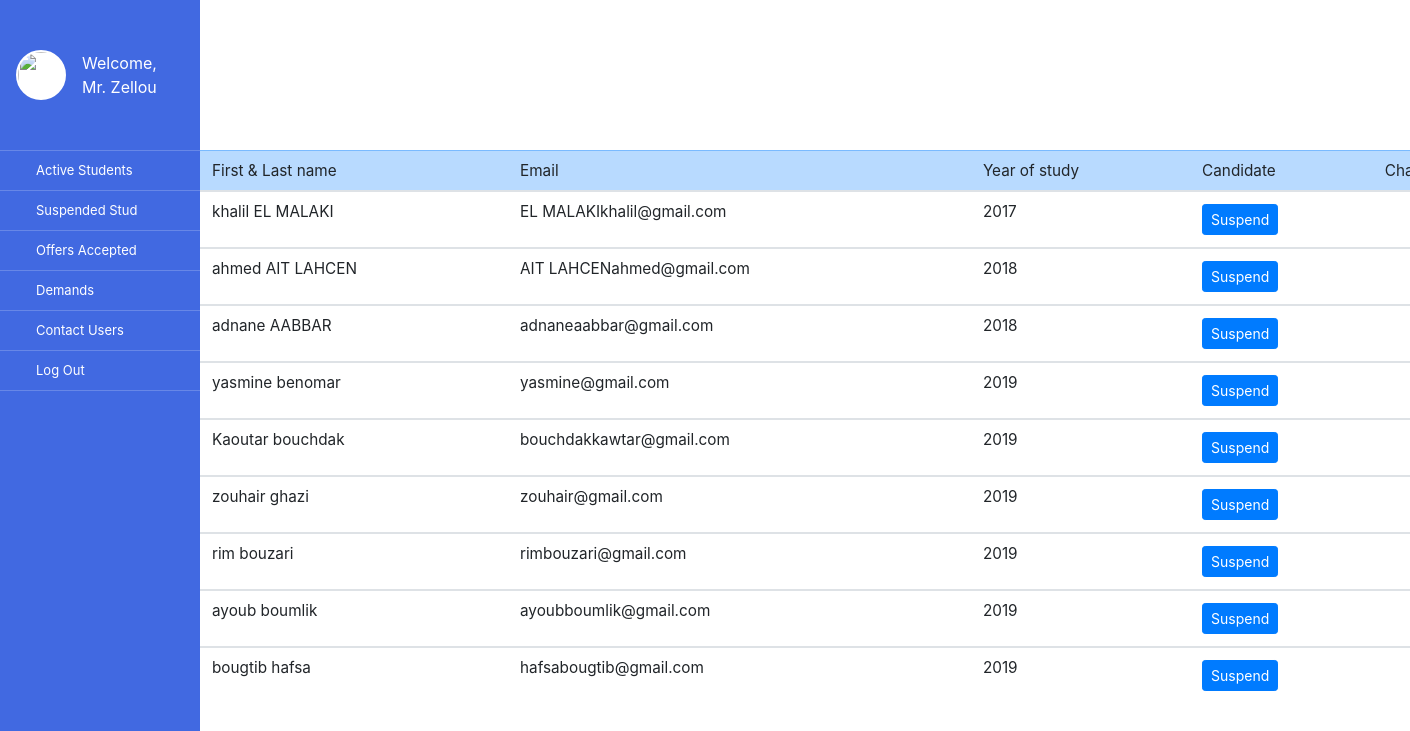
/Ad_Students_Active/index.php, run on the app's committed database.
### tables this page shows
CREATE TABLE IF NOT EXISTS `etudiant` (
  `et_id` int(9) NOT NULL AUTO_INCREMENT,
  `et_nom` varchar(20) DEFAULT NULL,
  `et_prenom` varchar(20) DEFAULT NULL,
  `et_email` varchar(30) DEFAULT NULL,
  `et_mdp` varchar(15) DEFAULT NULL,
  `et_annee` varchar(4) DEFAULT NULL,
  `et_naissance` varchar(20) DEFAULT NULL,
  `et_tele` int(11) DEFAULT NULL,
  `et_status` int(11) NOT NULL DEFAULT 0,
  `et_cne` int(10) DEFAULT NULL,
  PRIMARY KEY (`et_id`)
);

### Ad_Students_Active/index.php (the view, shortened to what this page needs)
<?php
    $host = 'localhost';
    $dbname = 'pfa';
    $username = 'root';
    $password = '';
            try {
                $conn = new PDO("mysql:host=$host;dbname=$dbname", $username, $password);
               $query = "SELECT et_id, et_nom, et_prenom,et_email, et_annee FROM etudiant where et_status = 1";
                $sqlselect = "SELECT count(*) from etudiant";
                $contacts = $conn -> query($query);
            }
            catch (PDOException $e) {
              die("Impossible de se connecter à la base de données $dbname :" );
            }
?>
<!DOCTYPE html>
<html lang="en">
  <head>
    <link rel="stylesheet" href="https://stackpath.bootstrapcdn.com/bootstrap/4.4.1/css/bootstrap.min.css">
    <link rel="stylesheet" href="Stylesheet/master.css">
  </head>
  <body>
    <div class="top-container">
      <div class="sideArea">
        <div class="avatar">
            <img src="https://encrypted-tbn0.gstatic.com/images?q=tbn:ANd9GcSCNOdyoIXDDBztO_GC8MFLmG_p6lZ2lTDh1ZnxSDawl1TZY_Zw" alt="">
            <div class="avatarName">Welcome,<br> Mr. Zellou</div>
        </div>
        <ul class="sideMenu">
            <li><a href="http://yas/Ad_Students_Active/"><span class="fa fa-money"></span>Active Students</a></li>
            <li><a href="http://yas/Ad_Students_Suspended/"><span class="fa fa-money"></span>Suspended Stud</a></li>
            <li><a href="http://yas/Ad_offers/"><span class="fa fa-money"></span>Offers Accepted</a></li>
            <li><a href="http://yas/Ad_demands/"><span class="fa fa-user-o"></span>Demands</a></li>
            <li><a href="http://yas/Admin_Contact/"><span class="fa fa-envelope-o"></span>Contact Users</a></li>
            <li><a href="log_out.php"><span class="fa fa-envelope-o"></span>Log Out</a></li>
        </ul>
      </div>
    </div>
    <div class="table-responsive-md">
        <table class="table table-hover bot-container">
            <thead>
                <tr class="table-primary">
                    <th scope="col">First & Last name</th>
                    <th scope="col">Email</th>
                    <th scope="col">Year of study</th>
                    <th scope="col">Candidate</th>
                    <th scope="col">Change Status</th>
                </tr>
            </thead>
            <?php
                $res = $conn -> query($sqlselect);
                if ($res -> fetchColumn()>0){
                    foreach ($contacts as $row){
            ?>
            <tbody>
                <tr>
                    <td><?php  echo $row['et_prenom']?> <?php  echo "  "?><?php  echo $row['et_nom']?></td>
                    <td><?php  echo $row['et_email']?></td>
                    <td><?php  echo $row['et_annee']?></td>
                    <td>
                        <a href="editstatus.php?update=<?php echo $row['et_id']; ?>" class="btn btn-primary btn-sm"> Suspend </a>
                    </td>
                </tr>
            </tbody>
            <?php
                }
         }
    ?>
        </table>
    </div>
  </body>
</html>

### Ad_Students_Suspended/Stylesheet/master.css (style rules this page uses)
h1, h2, h3, h4, h5, h6, p, dt, dd, th, td, li, a { line-height: 1; font-weight: normal; }
body, h1, h2, h3, h4, h5, h6, p, dl, dt, dd, table, tr, thead, tbody, th, td, ul, li, a { margin: 0; padding: 0; }
ul { list-style: none; }
a, a:hover, a:focus, a:visited { display: inline-block; text-decoration: none; }
a { color: inherit; font-size: inherit; font-weight: inherit; line-height: inherit; }
img { display: inline-block; max-width: 100%; }
.avatar { margin: 50px 1em; position: relative; display: table; }
.avatar img { display: table-cell; width: 50px; height: 50px; border-radius: 50%; background: #fff; border: 2px solid #fff; overflow: hidden; }
.avatarName { display: table-cell; vertical-align: middle; padding-left: 1em; color: #fff; line-height: 1.5; }
.sideArea { width: 200px; min-width: 200px; background-color: royalblue; position: fixed; top: 0; bottom: 0; left: 0; transition: 0.5s; }
.sideArea li>a { display: block; color: #fff; padding: 1em; border-bottom: 1px solid rgba(255,255,255,0.2); }
.sideMenu { border-top: 1px solid rgba(255,255,255,0.2); font-size: small; }
.bot-container { margin-left: 200px; margin-top: 150px; font-size: 15.3px; }

### data on the page
etudiant: et_prenom "khalil", et_nom "EL MALAKI", et_email "EL MALAKIkhalil@gmail.com", et_annee "2017"
etudiant: et_prenom "ahmed", et_nom "AIT LAHCEN", et_email "AIT LAHCENahmed@gmail.com", et_annee "2018"
etudiant: et_prenom "adnane", et_nom "AABBAR", et_email "adnaneaabbar@gmail.com", et_annee "2018"
etudiant: et_prenom "yasmine", et_nom "benomar", et_email "yasmine@gmail.com", et_annee "2019"
etudiant: et_prenom "Kaoutar", et_nom "bouchdak", et_email "bouchdakkawtar@gmail.com", et_annee "2019"
etudiant: et_prenom "zouhair", et_nom "ghazi", et_email "zouhair@gmail.com", et_annee "2019"
etudiant: et_prenom "rim", et_nom "bouzari", et_email "rimbouzari@gmail.com", et_annee "2019"
etudiant: et_prenom "ayoub", et_nom "boumlik", et_email "ayoubboumlik@gmail.com", et_annee "2019"
etudiant: et_prenom "bougtib", et_nom "hafsa", et_email "hafsabougtib@gmail.com", et_annee "2019"
